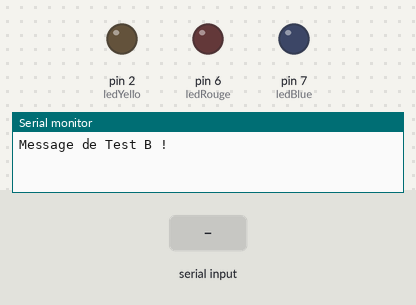
Simulated run of this sketch. Board: Arduino Uno, built with avr-gcc and run on an emulated ATmega328P. On the bench: output pins drawn as LEDs (lit = HIGH), the last lines printed to the serial monitor. Inputs (shaded band) come from the test bench.

Above: at 1.2 s.
1.3 s: "b" received over Serial
At 1.9 s:
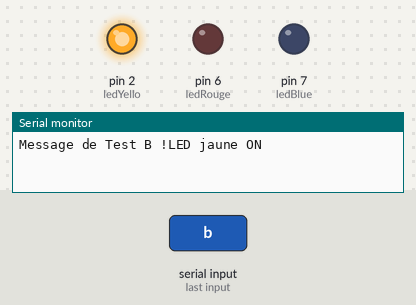
2.8 s: "0" received over the second serial link
At 3.8 s:
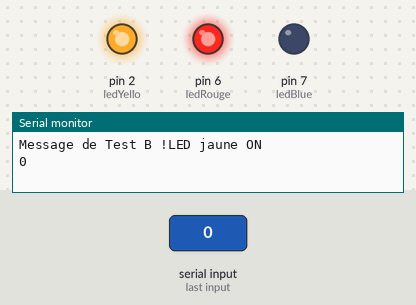
4.3 s: "a" received over Serial
At 5.4 s:
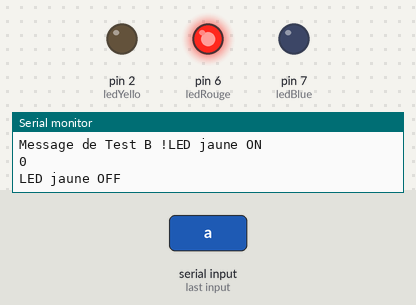
5.8 s: "1" received over the second serial link
At 6.1 s:
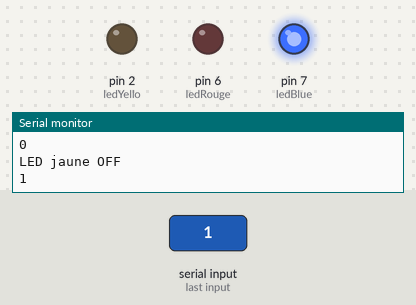
7.3 s: "b" received over Serial
At 7.7 s:
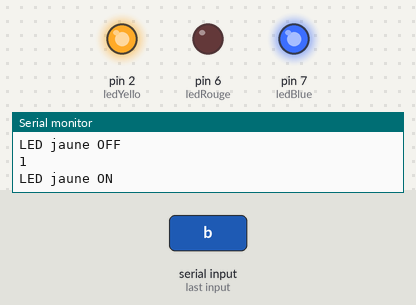
Timing chart, 0 to 9.8 s (numbered marks = the images above; inputs shaded):
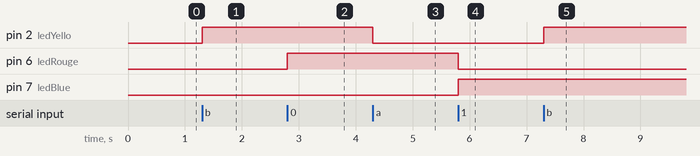

The sketch:

HC-05.ino
```cpp
#include <SoftwareSerial.h>

// Définition des broches pour les LEDs
int ledRouge = 6;
int ledBlue = 7;
int ledYello = 2;


// Définition des broches pour la communication Bluetooth
SoftwareSerial mySerial(11, 10); // RX (Arduino) ← TX (module), TX (Arduino) → RX (module)
void setup() {
  // Initialisation des broches des LEDs comme sortie
  pinMode(ledRouge, OUTPUT);
  pinMode(ledBlue, OUTPUT);
  pinMode(ledYello, OUTPUT);

  // Initialisation de la communication série pour le Bluetooth
  mySerial.begin(9600);
  Serial.begin(9600);

  // Éteindre les LEDs au début
  digitalWrite(ledRouge, LOW);
  digitalWrite(ledBlue, LOW);
  digitalWrite(ledYello, LOW);

   mySerial.print("Message de Test A !");
   Serial.print("Message de Test B !");
}

void loop() {
  // Vérifier si un signal est reçu via Bluetooth
  while(mySerial.available()){

    char commande = mySerial.read();  // Lire la commande envoyée par le smartphone

    if (commande == '0') {
      // Si la commande est '0', allumer la LED rouge et éteindre la LED verte
      digitalWrite(ledRouge, HIGH);
      digitalWrite(ledBlue, LOW);

        mySerial.println("0");
        Serial.println("0");
    }
    else if (commande == '1') {
      // Si la commande est '1', allumer la LED verte et éteindre la LED rouge
      digitalWrite(ledRouge, LOW);
      digitalWrite(ledBlue, HIGH);

      mySerial.println("1");
      Serial.println("1");
    }
  }

  //  Lecture depuis le moniteur série (USB)
  while (Serial.available()) {
       char test = Serial.read(); // Lire la commande envoyée par l'Aarduino

    if (test == 'a') {
      digitalWrite(ledYello, LOW);
      mySerial.println("LED jaune OFF");
      Serial.println("LED jaune OFF");
    }
    else if (test == 'b') {
      digitalWrite(ledYello, HIGH);
      mySerial.println("LED jaune ON");
      Serial.println("LED jaune ON");
    }
  }
}
```

Measured:
- after the input at 1.3 s, pin 2 (ledYello): LOW → HIGH at once
- after the input at 2.8 s, pin 6 (ledRouge): LOW → HIGH at once
- after the input at 4.3 s, pin 2 (ledYello): HIGH → LOW at once
- after the input at 5.8 s, pin 6 (ledRouge): HIGH → LOW at once; pin 7 (ledBlue): LOW → HIGH at once
- after the input at 7.3 s, pin 2 (ledYello): LOW → HIGH at once
